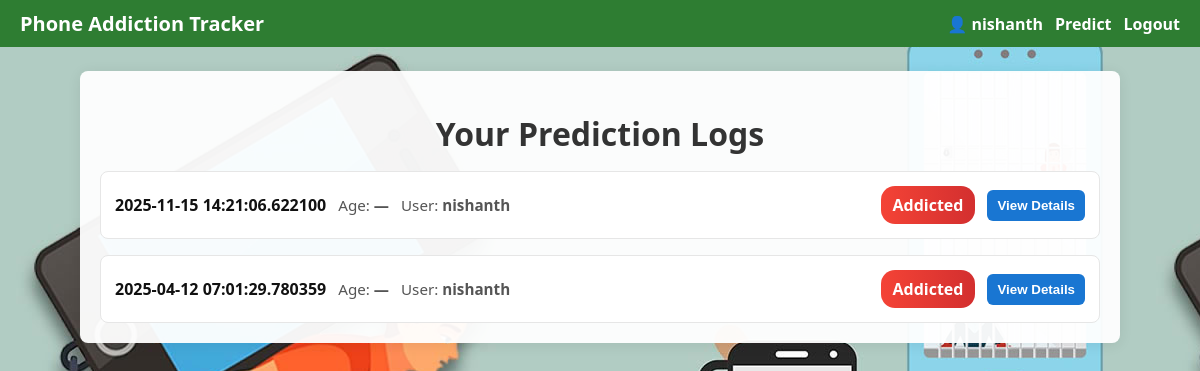
Screenshot of /logs (signed in) with the database file from the repository.
### tables this page shows
CREATE TABLE logs (
                 id INTEGER PRIMARY KEY AUTOINCREMENT,
                 user_id INTEGER,
                 inputs TEXT,
                 prediction TEXT,
                 timestamp TEXT, category TEXT, age TEXT, weighted_total REAL,
                 FOREIGN KEY(user_id) REFERENCES users(id));

### app.py (the view)
@app.route("/logs")
def logs():
    if "user_id" not in session:
        flash("Please login.")
        return redirect(url_for("login"))
    questions = [
        "Do you use your phone to click pictures of class notes?",
        "Do you buy books/access books from your mobile?",
        "Does your phone's battery last a day?",
        "When your phone's battery dies out, do you run for the charger?",
        "Do you worry about losing your cell phone?",
        "Do you take your phone to the bathroom?",
        "Do you check your phone immediately after waking up?",
        "Do you use your phone while eating meals?",
        "Do you feel anxious when your phone is not near you?",
        "Do you spend more time on your phone than talking to people?",
        "Do you use your phone before going to sleep?",
        "Do you find it hard to stop using certain apps?",
        "Do you prefer online interactions over face-to-face?",
        "Do you use your phone during classes/lectures?",
        "Do you get irritated when interrupted while using your phone?",
        "Do you use your phone to escape from problems or relieve bad moods?",
        "Do you check social media very frequently?",
        "Do you lose track of time while using your phone?"
    ]
    conn = sqlite3.connect(DB_PATH)
    c = conn.cursor()
    c.execute(
        "SELECT id, inputs, prediction, category, age, timestamp FROM logs WHERE user_id=? ORDER BY id DESC",
        (session["user_id"],)
    )
    rows = c.fetchall()
    conn.close()
    logs_data = []
    for r in rows:
        log_id, inputs_str, prediction, category, age, timestamp = r
        parsed_list = []
        try:
            parsed = ast.literal_eval(inputs_str)
            if isinstance(parsed, (list, tuple)):
                parsed_list = list(parsed)
        except Exception:
            parsed_list = []
        qa_pairs = []
        for i, q in enumerate(questions):
            if i < len(parsed_list):
                try:
                    val = int(parsed_list[i])
                    ans = "Yes" if val == 1 else "No"
                except Exception:
                    ans = "No"
            else:
                ans = "No"
            qa_pairs.append((q, ans))
        logs_data.append({
            "id": log_id,
            "answers": qa_pairs,
            "prediction": prediction,
            "category": category,
            "age": age,
            "timestamp": timestamp,
            "username": session.get("username")
        })
    return render_template("logs.html", logs=logs_data, username=session.get("username"))

### SMART_PHONE_ADDICTION/templates/logs.html (shortened to what this page needs)
<!DOCTYPE html>
<html lang="en">
<head>
</head>
<body>
    <div class="navbar">
        <h2>Phone Addiction Tracker</h2>
        <div class="user-block">
            <span style="font-weight:700;">👤 {{ username or 'Guest' }}</span>
            <a href="{{ url_for('predict') }}" style="color:white; text-decoration:none; font-weight:700;">Predict</a>
            <a href="{{ url_for('logout') }}" style="color:white; text-decoration:none; font-weight:700;">Logout</a>
        </div>
    </div>
    <div class="container">
        <h1>Your Prediction Logs</h1>
        {% if logs %}
            {% for log in logs %}
                <div class="log-entry">
                    <div class="log-header">
                        <div class="meta-left">
                            <div class="date">{{ log.timestamp }}</div>
                            <div class="age">Age: <strong>{{ log.age or '—' }}</strong></div>
                            <div class="user">User: <strong>{{ log.username or username or '—' }}</strong></div>
                        </div>
                        <div style="display:flex; gap:12px; align-items:center;">
                            <div class="prediction-badge {% if 'Addicted' in log.prediction %}badge-addicted{% else %}badge-not{% endif %}">
                                {{ log.prediction }}
                            </div>
                            <button class="toggle-btn" onclick="toggleDetails('details-{{ loop.index0 }}')">View Details</button>
                        </div>
                    </div>
                </div>
            {% endfor %}
        {% else %}
            <p>No logs available yet.</p>
        {% endif %}
    </div>
</body>
</html>

### rows the page displays
logs: timestamp "2025-11-15 14:21:06.622100", age "—", username "nishanth", prediction "Addicted"
logs: timestamp "2025-04-12 07:01:29.780359", age "—", username "nishanth", prediction "Addicted"

### other values shown
{{ username or 'Guest' }} "nishanth"
